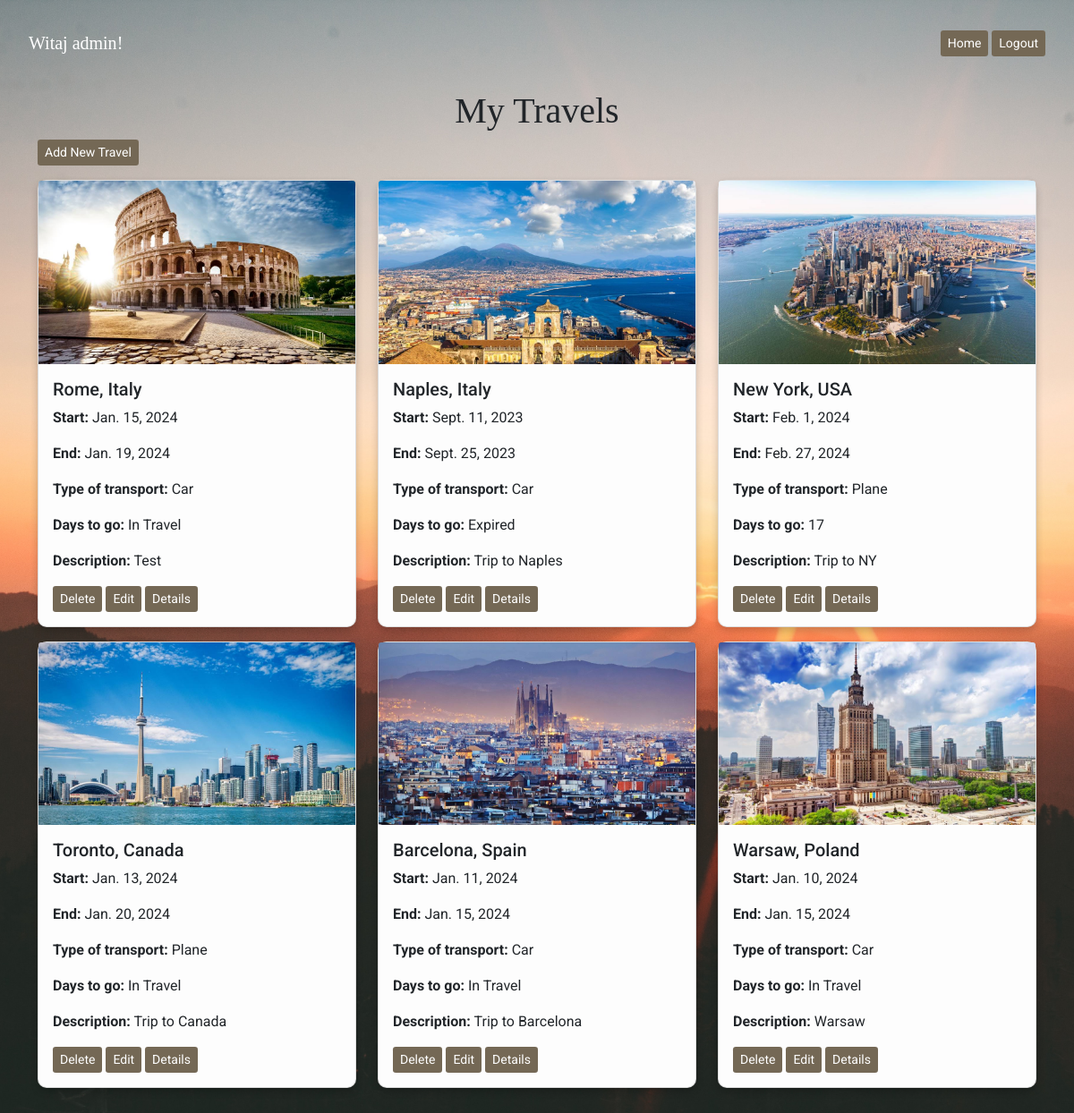
The app's page /travels/list/ (signed in) with its own data.
### TravelWebApp/models.py (models this page shows, shortened)
class Travel(models.Model):
    TRANSPORT_CHOICES = (
        ('car', 'Car'),
        ('plane', 'Plane'),
        ('other', 'Other'),
    )
    city = models.CharField(max_length=64, null=False, blank=False, default="")
    country = models.CharField(max_length=64, null=False, blank=False, default="")
    start_date = models.DateField(null=False, blank=False, default=now())
    end_date = models.DateField(null=False, blank=False, default=default_end_date())
    number_of_people = models.PositiveSmallIntegerField(null=False, blank=False, default=1)
    type_of_transport = models.CharField(max_length=10, choices=TRANSPORT_CHOICES, null=False, blank=False, default=TRANSPORT_CHOICES[0])
    description = models.CharField(max_length=1000, null=False, blank=False, default="")
    city_picture = models.ImageField(upload_to='city_images', null=True, blank=True)
    @property
    def days_to_go(self):
        if (self.start_date - now().date()).days <= 0 and (self.end_date - now().date()).days >= 0:
            return ('In Travel')
        elif (self.start_date - now().date()).days < 0 and (self.end_date - now().date()).days < 0:
            return ('Expired')
        else:
            return (self.start_date - now().date()).days

### TravelWebApp/views.py (the view)
# urls.py: path('list/', travelList, name='travel_list'),
def travelList(request):
    travels = Travel.objects.all()
    context = {'travels': travels}
    return render(request, 'travelList.html', context)

### templates/travelList.html (shortened to what this page needs)
{% load static %}
<!doctype html>
<html lang="en">
<head>
    <link href="https://cdn.jsdelivr.net/npm/bootstrap@5.1.3/dist/css/bootstrap.min.css" rel="stylesheet">
</head>
<body>
    <nav class="navbar navbar-expand-lg">
        <div class="container-fluid">
            {% if user.is_authenticated %}
                <a class="navbar-brand" href="#">Witaj {{ user.username }}!</a>
            {% endif %}
            <div class="collapse navbar-collapse justify-content-end" id="navbarNav">
                <ul class="navbar-nav">
                    <li class="nav-item">
                        {% if user.is_authenticated %}
                            <a href="{% url 'home_page' %}" class="btn btn-custom btn-sm">Home</a>
                            <a href="{% url 'logout' %}" class="btn btn-custom btn-sm">Logout</a>
                        {% else %}
                            <a href="{% url 'home_page' %}" class="btn btn-custom btn-sm">Home</a>
                            <a href="{% url 'login' %}" class="btn btn-custom btn-sm">Login</a>
                        {% endif %}
                    </li>
                </ul>
            </div>
        </div>
    </nav>
    <div class="container mt-4">
        <h1 class="text-center">My Travels</h1>
        <a href="{% url 'new_travel' %}" class="btn btn-custom btn-sm">Add New Travel</a>
        {% if travels|length == 0 %}
            <h2>No travels available</h2>
        {% else %}
            <div class="row">
                {% for travel in travels %}
                    <div class="col-md-4 mb-3">
                        <div class="card animate__animated animate__fadeIn">
                            <img src="{% static 'city_images/'|add:travel.city|add:'.jpg' %}" alt="My image" class="card-img-top">
                            <div class="card-body">
                                <h5 class="card-title">{{ travel.city }}, {{ travel.country }}</h5>
                                <p class="card-text"><strong>Start:</strong> {{ travel.start_date }}</p>
                                <p class="card-text"><strong>End:</strong> {{ travel.end_date }}</p>
                                <p class="card-text"><strong>Type of transport:</strong> {{ travel.get_type_of_transport_display }}</p>
                                <p class="card-text"><strong>Days to go:</strong> {{ travel.days_to_go }}</p>
                                <p class="card-text"><strong>Description:</strong> {{ travel.description }}</p>
                                <a href="{% url 'delete_travel' travel.id %}" class="btn btn-custom btn-sm">Delete</a>
                                <a href="{% url 'edit_travel' travel.id %}" class="btn btn-custom btn-sm">Edit</a>
                                <a href="{% url 'show_details' travel.id %}" class="btn btn-custom btn-sm">Details</a>
                            </div>
                        </div>
                    </div>
                {% endfor %}
            </div>
        {% endif %}
    </div>
</body>
</html>

### records on screen
Travel: city (picture), city "Rome", country "Italy", start_date "Jan. 15, 2024", end_date "Jan. 19, 2024", type_of_transport "Car", days_to_go "In Travel", description "Test"
Travel: city (picture), city "Naples", country "Italy", start_date "Sept. 11, 2023", end_date "Sept. 25, 2023", type_of_transport "Car", days_to_go "Expired", description "Trip to Naples"
Travel: city (picture), city "New York", country "USA", start_date "Feb. 1, 2024", end_date "Feb. 27, 2024", type_of_transport "Plane", days_to_go "17", description "Trip to NY"
Travel: city (picture), city "Toronto", country "Canada", start_date "Jan. 13, 2024", end_date "Jan. 20, 2024", type_of_transport "Plane", days_to_go "In Travel", description "Trip to Canada"
Travel: city (picture), city "Barcelona", country "Spain", start_date "Jan. 11, 2024", end_date "Jan. 15, 2024", type_of_transport "Car", days_to_go "In Travel", description "Trip to Barcelona"
Travel: city (picture), city "Warsaw", country "Poland", start_date "Jan. 10, 2024", end_date "Jan. 15, 2024", type_of_transport "Car", days_to_go "In Travel", description "Warsaw"

### other values on screen
{{ user.username }} "admin"
